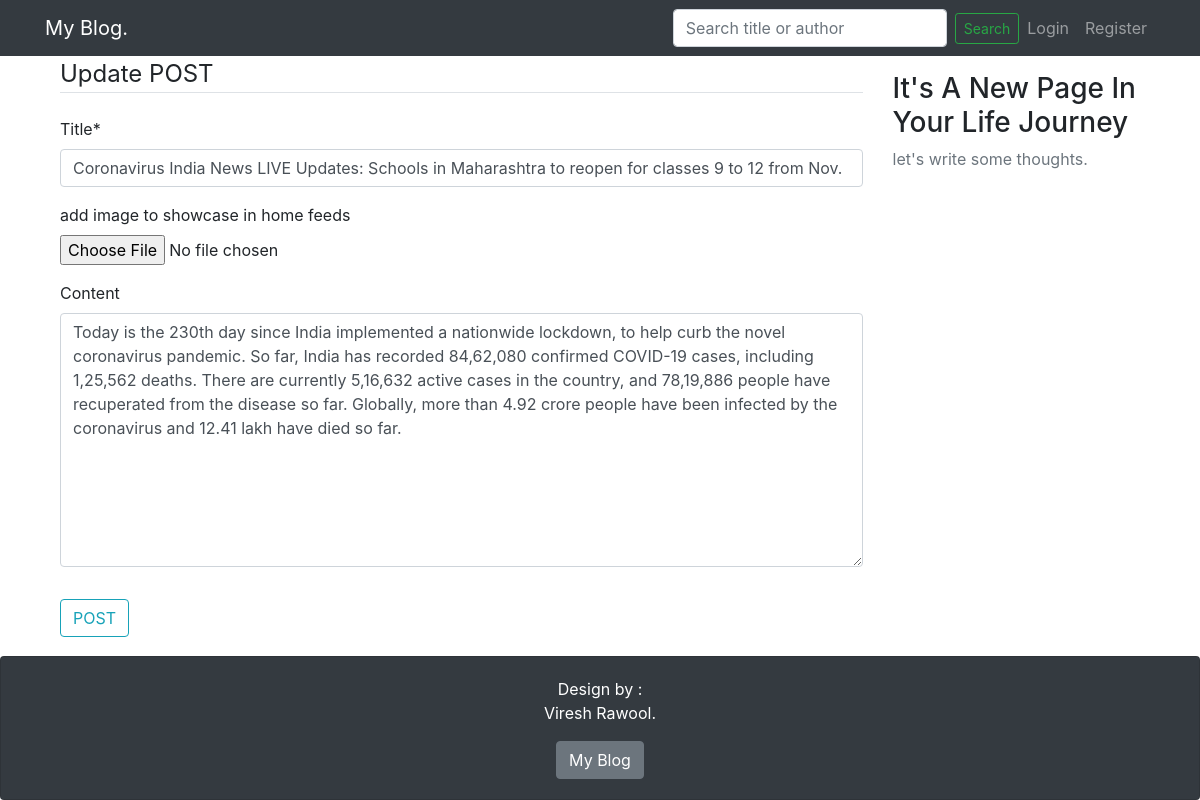
Before: /update_post/12/ with the older database file.
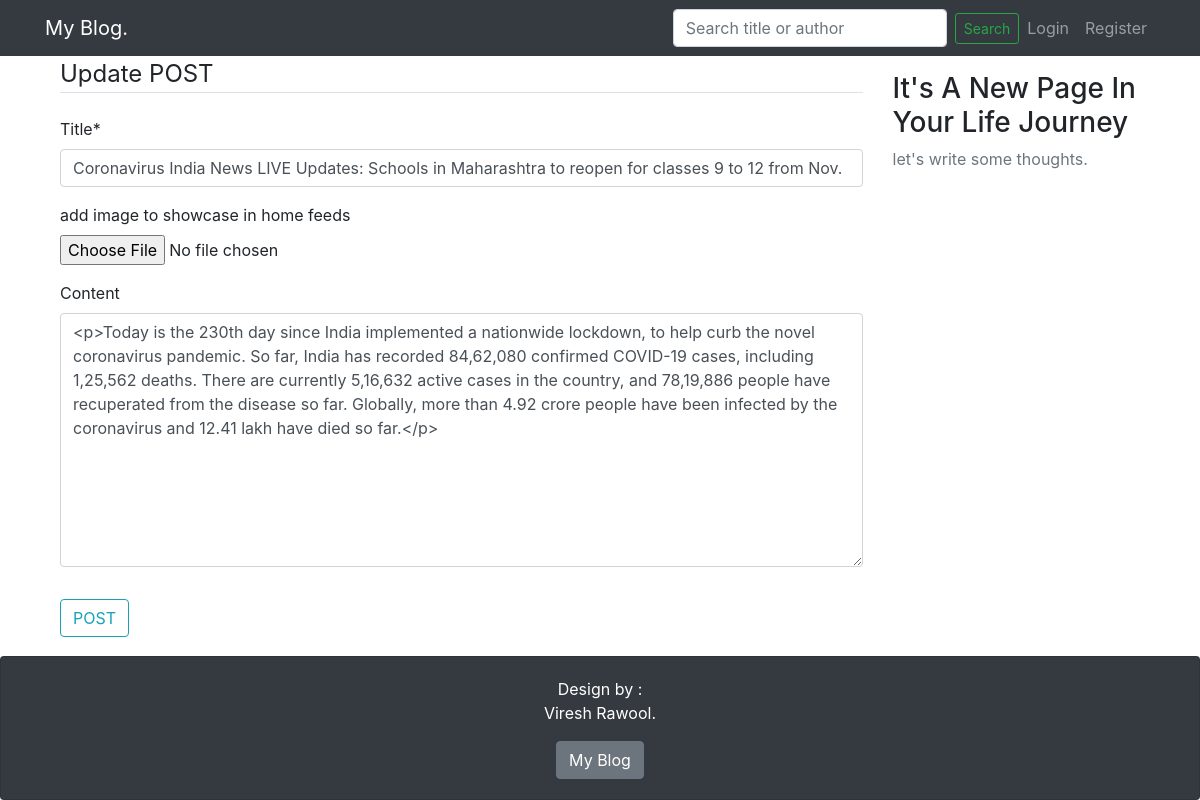
After: the same page with the newer database file.
### Blog/models.py (models this page shows, shortened)
class Post(models.Model):
    title = models.CharField(max_length=100)
    image = models.ImageField(default=None, upload_to='post_img', blank=True)
    content = RichTextField(blank=True, null=True)
    date = models.DateTimeField(auto_now=True)
    author = models.ForeignKey(User, on_delete=models.CASCADE)
    name = models.CharField(max_length=50, blank=True)

### Blog/views.py (the view)
# urls.py: path('update_post/<int:id>/', views.update_post, name='update_post'),
def update_post(request, id):
    if request.method == "POST":
        post_update_form = NewPostForm(request.POST, request.FILES, instance=Post.objects.get(id=id))
        if post_update_form.is_valid():
            post_update_form.save()
            messages.success(request, f"Changes has been applied")
            return redirect('blog-home')
    else:
        post_update_form = NewPostForm(instance=Post.objects.get(id=id))
    return render(request, 'Blog/update_post.html', {'post_update_form': post_update_form})

### Blog/form.py
class NewPostForm(forms.ModelForm):
    image = forms.ImageField(required=False ,label='add image to showcase in home feeds')
    class Meta:
        model = Post
        fields = ['title','image','content']

### Blog/templates/Blog/update_post.html (shortened to what this page needs)
{%extends 'Blog/base.html'%}
{%load crispy_forms_tags%}
{%block content%}
        <form method="POST" enctype="multipart/form-data">
            <fieldset class="form-group">
                <legend class="border-bottom mb-4">Update POST</legend>
                {{ post_update_form | crispy }}
            </fieldset>
            <div class="form-group">
                <button class="btn btn-outline-info" type="submit">POST</button>
            </div>
        </form>
{%endblock%}

Changed rows visible on the page:
changed Post: content "Today is the 230th day since India implemented a nationwide lockdown, to help curb the novel coronavirus pandemic. So far, India has recorded 84,62,080 confirmed COVID-19 cases, including 1,25,562 deaths. There are currently 5,16,632 active cases in the country, and 78,19,886 people have recuperated from the disease so far. Globally, more than 4.92 crore people have been infected by the coronavirus and 12.41 lakh have died so far." → "<p>Today is the 230th day since India implemented a nationwide lockdown, to help curb the novel coronavirus pandemic. So far, India has recorded 84,62,080 confirmed COVID-19 cases, including 1,25,562 deaths. There are currently 5,16,632 active cases in the country, and 78,19,886 people have recuperated from the disease so far. Globally, more than 4.92 crore people have been infected by the coronavirus and 12.41 lakh have died so far.</p>"
